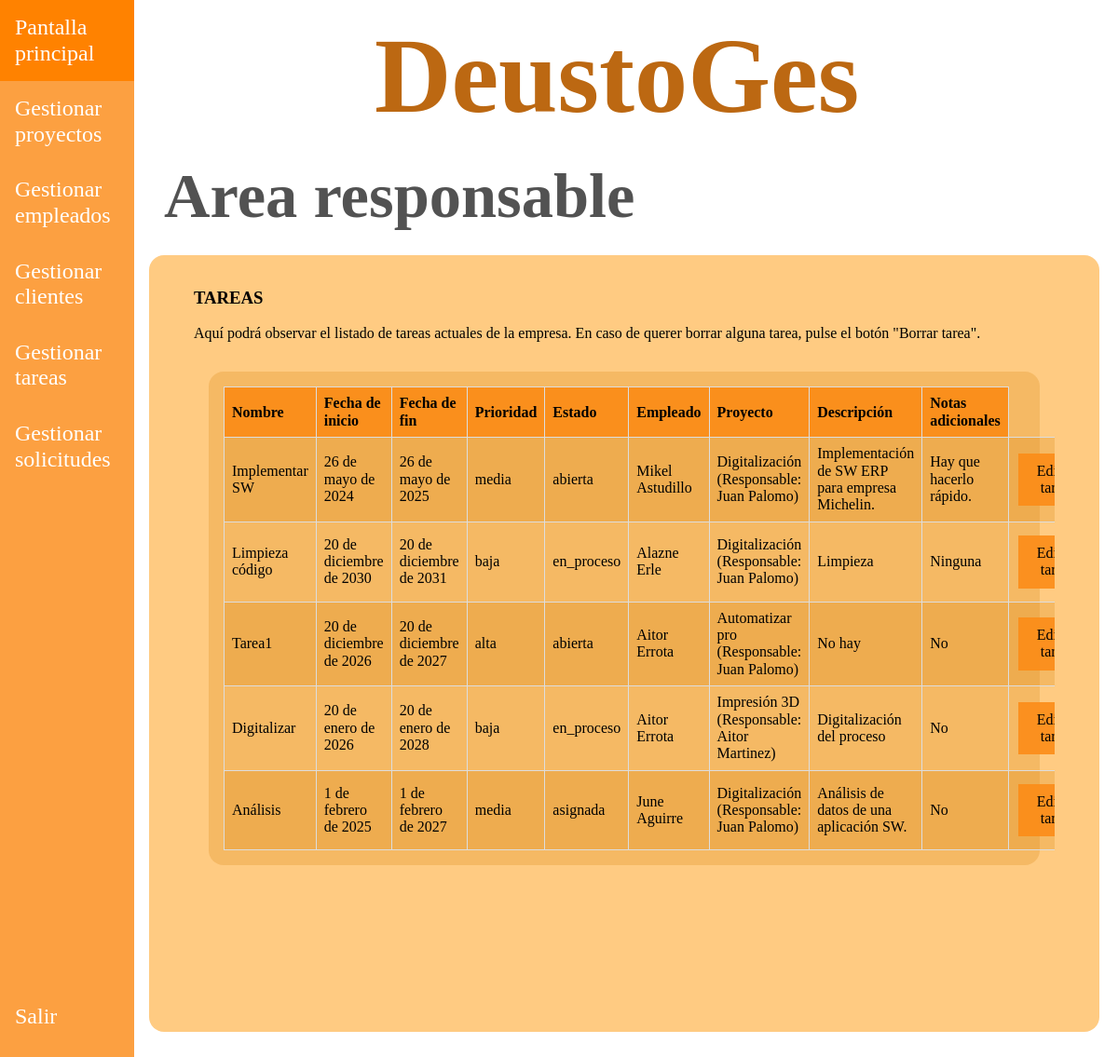
The app's page /appDeustoGes/responsables/1/tareas with its own data.
### appDeustoGes/models.py (models this page shows, shortened)
class Tarea(models.Model):
    nombre = models.CharField(max_length=15)
    descripcion = models.TextField()
    fecha_inicio = models.DateField()
    fecha_fin = models.DateField()
    prioridad = models.CharField(max_length=10, choices=(('alta', 'Alta'), ('media', 'Media'), ('baja', 'Baja')))
    estado = models.CharField(max_length=20, choices=(
        ('abierta', 'Abierta'), ('asignada', 'Asignada'), ('en_proceso', 'En proceso'), ('finalizada', 'Finalizada')))
    notas_adicionales = models.TextField()
    empleado = models.ForeignKey(Empleado, on_delete=models.CASCADE)
    proyecto = models.ForeignKey(Proyecto, on_delete=models.CASCADE)
    created = models.DateTimeField(auto_now_add=True, blank=True, null=True)
    updated = models.DateTimeField(auto_now=True, blank=True, null=True)
    class Meta:
        verbose_name = 'tarea'
        verbose_name_plural = 'tareas'

class Empleado(models.Model):
    dni = models.CharField(max_length=9)
    nombre = models.CharField(max_length=15)
    apellidos = models.CharField(max_length=40, default="")
    email = models.EmailField()
    telefono = models.PositiveIntegerField()
    responsable = models.BooleanField(default=False)
    created = models.DateTimeField(auto_now_add=True, blank=True, null=True)
    updated = models.DateTimeField(auto_now=True, blank=True, null=True)
    def __str__(self):
        return f"{self.nombre} {self.apellidos}"
    class Meta:
        verbose_name = "empleado"
        verbose_name_plural = "empleados"

class Proyecto(models.Model):
    nombre = models.CharField(max_length=15)
    descripcion = models.TextField()
    fecha_inicio = models.DateField(default=date(2020, 1, 1))
    fecha_fin = models.DateField(default=date(2020, 1, 1))
    presupuesto = models.IntegerField()
    responsable = models.ForeignKey(Empleado, on_delete=models.CASCADE)
    cliente = models.ForeignKey(Cliente, on_delete=models.CASCADE)
    created = models.DateTimeField(auto_now_add=True, blank=True, null=True)
    updated = models.DateTimeField(auto_now=True, blank=True, null=True)
    def __str__(self):
        return str(self.nombre) + " (Responsable: " + str(self.responsable) + ")"
    class Meta:
        verbose_name = "proyecto"
        verbose_name_plural = "proyectos"

### appDeustoGes/views.py (the view)
# urls.py: path('/responsables/<int:id_responsable>/tareas', views.gestion_tareas, name='gestion_tareas'),
def gestion_tareas(request, id_responsable):
    responsable = get_object_or_404(Empleado, id=id_responsable)
    tareas = Tarea.objects.all()
    return render(request, 'appDeustoGes/gestion_tareas.html',
                  {'responsable': responsable, 'tareas': tareas})

### templates/appDeustoGes/gestion_tareas.html (shortened to what this page needs)
{% extends "base.html" %}
{% block css %}
    <link rel="stylesheet" href="/../static/css/normalize.css">
    <link rel="stylesheet" href="/../static/css/style.css">
{% endblock %}
{% block nav_header %}
    <nav class="barra-lateral">
        <ul class="listado-barra-lateral">
            <div>
                <li><a href="{% url 'pantalla_responsable' responsable.id %}">Pantalla principal</a></li>
                <li><a href="{% url 'proyectos_index' responsable.id %}">Gestionar proyectos</a></li>
                <li><a href="{% url 'gestion_empleados' responsable.id %}">Gestionar empleados</a></li>
                <li><a href="{% url 'gestion_clientes' responsable.id %}">Gestionar clientes</a></li>
                <li><a href="{% url 'gestion_tareas' responsable.id %}">Gestionar tareas</a></li>
                <li><a href="{% url 'gestion_solicitudes' responsable.id %}">Gestionar solicitudes</a></li>
            </div>
            <div>
                <li><a href="{% url 'pantalla_inicio' %}">Salir</a></li>
            </div>
        </ul>
    </nav>
{% endblock %}
{% block main_contenido %}
<h2>Area responsable</h2>
<div class="contenido">
    <div class="introduccion">
<h3>TAREAS</h3>
    <p>Aquí podrá observar el listado de tareas actuales de la empresa. En caso de querer borrar alguna tarea,
    pulse el botón "Borrar tarea".</p>
<div class="responsable-overflow">
<div class="contenido_interno">
    <table class="estilos-table">
        <thead>
            <tr>
                <th>Nombre</th>
                <th>Fecha de inicio</th>
                <th>Fecha de fin</th>
                <th>Prioridad</th>
                <th>Estado</th>
                <th>Empleado</th>
                <th>Proyecto</th>
                <th>Descripción</th>
                <th>Notas adicionales</th>
            </tr>
        </thead>
        <tbody>
            {% for tarea in tareas %}
                <tr>
                    <td>{{ tarea.nombre }}</td>
                    <td>{{ tarea.fecha_inicio }}</td>
                    <td>{{ tarea.fecha_fin }}</td>
                    <td>{{ tarea.prioridad }}</td>
                    <td>{{ tarea.estado }}</td>
                    <td>{{ tarea.empleado }}</td>
                    <td>{{ tarea.proyecto }}</td>
                    <td>{{ tarea.descripcion }}</td>
                    <td>{{tarea.notas_adicionales}}</td>
                    <td><a href="{% url 'tarea_update_responsable' responsable.id tarea.id %}"
                           class="añadir-button">Editar tarea</a></td>
                </tr>
            {% endfor %}
        </tbody>
    </table>
</div>
</div>
</div>
</div>
{% endblock %}

### static/css/style.css (style rules this page uses)
html { box-sizing: border-box; }
*, *:before, *:after { box-sizing: inherit; }
a { text-decoration: none; color: black; }
ul { list-style: none; margin: 0; padding: 0; }
.flex { display: flex; flex-wrap: wrap; width: 100%; overflow-x: hidden; }
h2 { margin-block:0; padding-block: 1.5rem; margin-left: 2rem; font-size: 6vh; width: 100%; color: rgba(0, 0, 0, 0.678); }
.barra-lateral { width: 12vw; background-color: rgba(252, 140, 24, 0.82); height: 100vh; }
.listado-barra-lateral { display: grid; grid-template-rows: 93vh 7vh; }
.listado-barra-lateral a { font-size: 1.5rem; color: white; display: block; padding: 1rem; }
.contenido { padding: 1rem; margin-left: 1rem; width: 85vw; height: 73vh; background-color: rgba(255, 149, 0, 0.49); border-radius: 1rem; }
.responsable-overflow { height: 35rem; overflow: scroll; overflow-x: hidden; }
.introduccion { margin-inline: 2rem; }
.contenido_interno { margin-inline: 1rem; padding: 1rem; background-color: rgba(216, 136, 24, 0.27); margin-block: 1rem; border-radius: 1rem; }
.estilos-table { width: 100%; border-collapse: collapse; }
.estilos-table th { background-color: rgba(252, 140, 24, 0.91); border: 1px solid #dddddd; text-align: left; padding: 8px; }
.estilos-table td { border: 1px solid #dddddd; text-align: left; padding: 8px; }
.estilos-table tr:nth-child(odd) { background-color: rgba(216, 136, 24, 0.27); }
.estilos-table td a { text-decoration: none; color: black; }
.añadir-button { background-color: rgba(252, 140, 24, 0.91); text-align: center; border: none; color: white; padding: 10px 20px; text-decoration: none; display: inline-block; font-size: 16px; margin: 6px 2px; transition-duration: 0.4s; cursor: pointer; }

### records on screen
Tarea: nombre "Implementar SW", fecha_inicio "26 de mayo de 2024", fecha_fin "26 de mayo de 2025", prioridad "media", estado "abierta", empleado "Mikel Astudillo", proyecto "Digitalización (Responsable: Juan Palomo)", descripcion "Implementación de SW ERP para empresa Michelin.", notas_adicionales "Hay que hacerlo rápido."
Tarea: nombre "Limpieza código", fecha_inicio "20 de diciembre de 2030", fecha_fin "20 de diciembre de 2031", prioridad "baja", estado "en_proceso", empleado "Alazne Erle", proyecto "Digitalización (Responsable: Juan Palomo)", descripcion "Limpieza", notas_adicionales "Ninguna"
Tarea: nombre "Tarea1", fecha_inicio "20 de diciembre de 2026", fecha_fin "20 de diciembre de 2027", prioridad "alta", estado "abierta", empleado "Aitor Errota", proyecto "Automatizar pro (Responsable: Juan Palomo)", descripcion "No hay", notas_adicionales "No"
Tarea: nombre "Digitalizar", fecha_inicio "20 de enero de 2026", fecha_fin "20 de enero de 2028", prioridad "baja", estado "en_proceso", empleado "Aitor Errota", proyecto "Impresión 3D (Responsable: Aitor Martinez)", descripcion "Digitalización del proceso", notas_adicionales "No"
Tarea: nombre "Análisis", fecha_inicio "1 de febrero de 2025", fecha_fin "1 de febrero de 2027", prioridad "media", estado "asignada", empleado "June Aguirre", proyecto "Digitalización (Responsable: Juan Palomo)", descripcion "Análisis de datos de una aplicación SW.", notas_adicionales "No"
